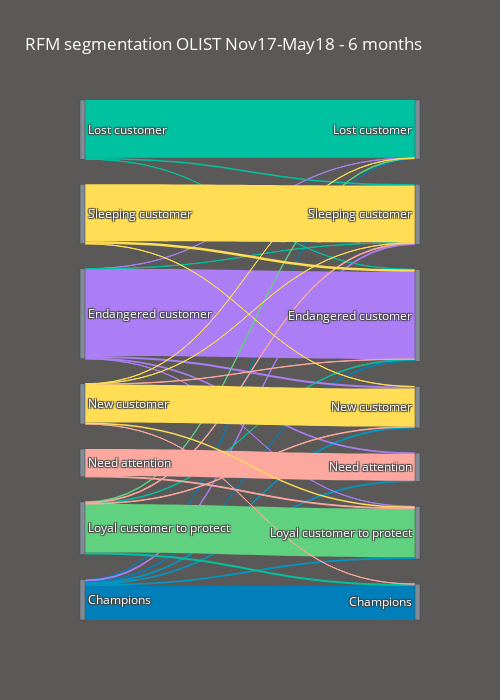

Write notebook code for a chart like this one.
### Code cell
# plot Historical comparison over 6 months
fig_1 = go.Figure(data_6m)
fig_1.update_layout(hovermode='x',
                    title="RFM segmentation OLIST Nov17-May18 - 6 months",
                    font=dict(size=12, color='white'),
                    paper_bgcolor='#5B5958',
                    width=500, height=700)

fig_1.show()

### Figure 1 — Plotly figure (JSON) as saved in the notebook; plotly's stock layout.template omitted (floating-point values rounded to 4 significant figures)
{"data": [{"arrangement": "freeform", "link": {"color": ["#007fba", "#007fba", "#007fba", "#0098c4", "#0098c4", "#0098c4", "#ab7ef5", "#ab7ef5", "#ab7ef5", "#ab7ef5", "#ab7ef5", "#ab7ef5", "#00c2a1", "#00c2a1", "#00c2a1", "#00c2a1", "#00c2a1", "#00c2a1", "#60d17f", "#60d17f", "#fca89f", "#fca89f", "#fca89f", "#fca89f", "#fca89f", "#fca89f", "#ffdd54", "#ffdd54", "#ffdd54", "#ffdd54", "#ffdd54", "#ffdd54", "#ffdd54"], "source": ["6", "6", "6", "6", "6", "6", "6", "2", "2", "2", "2", "2", "2", "0", "0", "0", "5", "5", "5", "5", "5", "5", "4", "4", "3", "3", "3", "3", "3", "3", "1", "1", "1"], "target": ["13", "9", "7", "12", "11", "10", "8", "9", "7", "12", "11", "10", "8", "9", "7", "8", "13", "9", "7", "12", "10", "8", "12", "11", "13", "9", "7", "12", "10", "8", "9", "10", "8"], "value": [4182, 221, 61, 215, 88, 106, 113, 10751, 4, 5, 91, 252, 2, 1, 7133, 170, 245, 57, 66, 5979, 62, 91, 100, 3337, 2, 30, 29, 192, 4687, 13, 294, 1, 7046]}, "node": {"color": ["#808B96", "#808B96", "#808B96", "#808B96", "#808B96", "#808B96", "#808B96", "#808B96", "#808B96", "#808B96", "#808B96", "#808B96", "#808B96", "#808B96"], "label": ["Lost customer", "Sleeping customer", "Endangered customer", "New customer", "Need attention", "Loyal customer to protect", "Champions", "Lost customer", "Sleeping customer", "Endangered customer", "New customer", "Need attention", "Loyal customer to protect", "Champions"], "pad": 25, "thickness": 5}, "type": "sankey"}], "layout": {"font": {"color": "white", "size": 12}, "height": 700, "hovermode": "x", "paper_bgcolor": "#5B5958", "title": {"text": "RFM segmentation OLIST Nov17-May18 - 6 months"}, "width": 500}}
